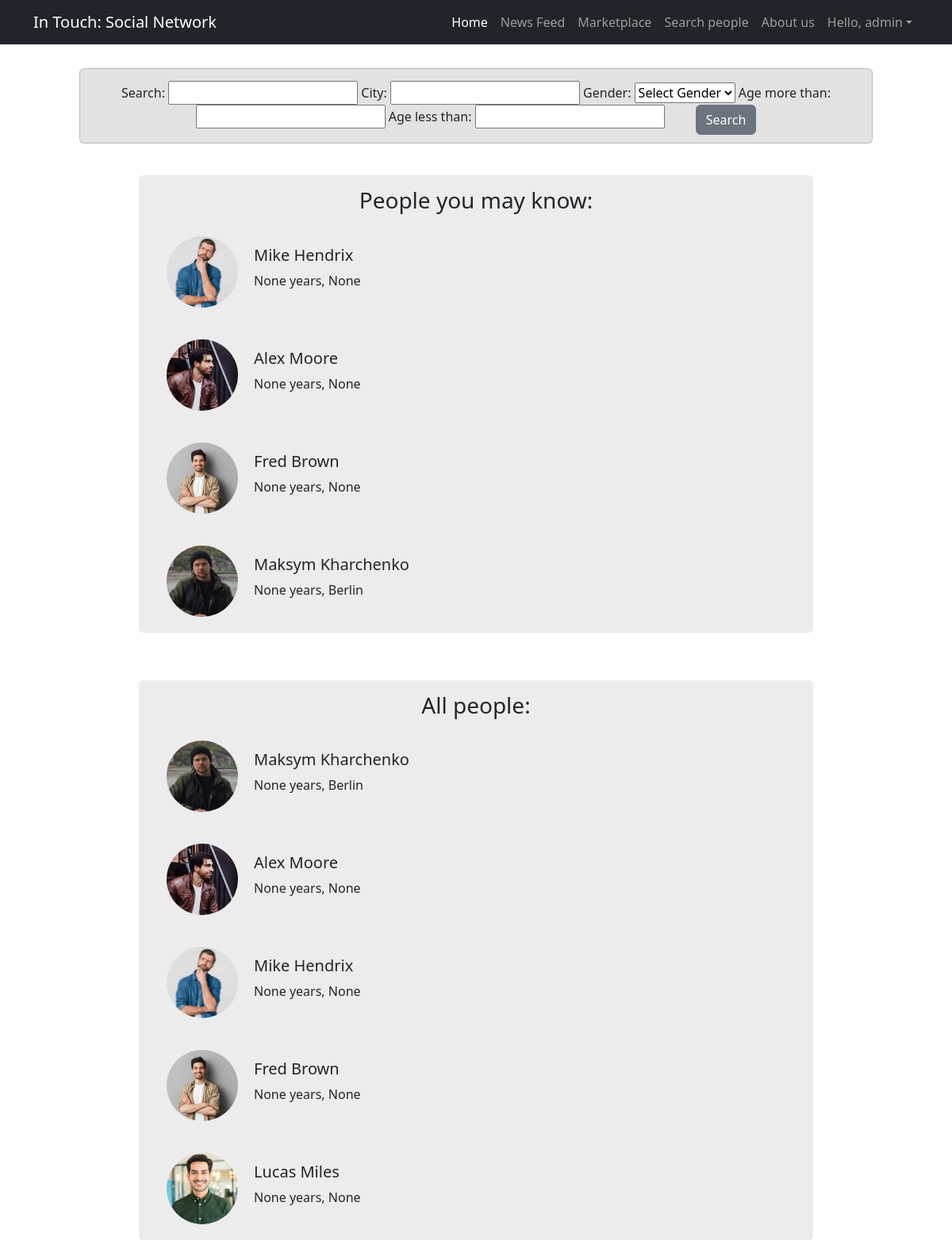
The page /search/ (signed in) on the database as committed earlier.
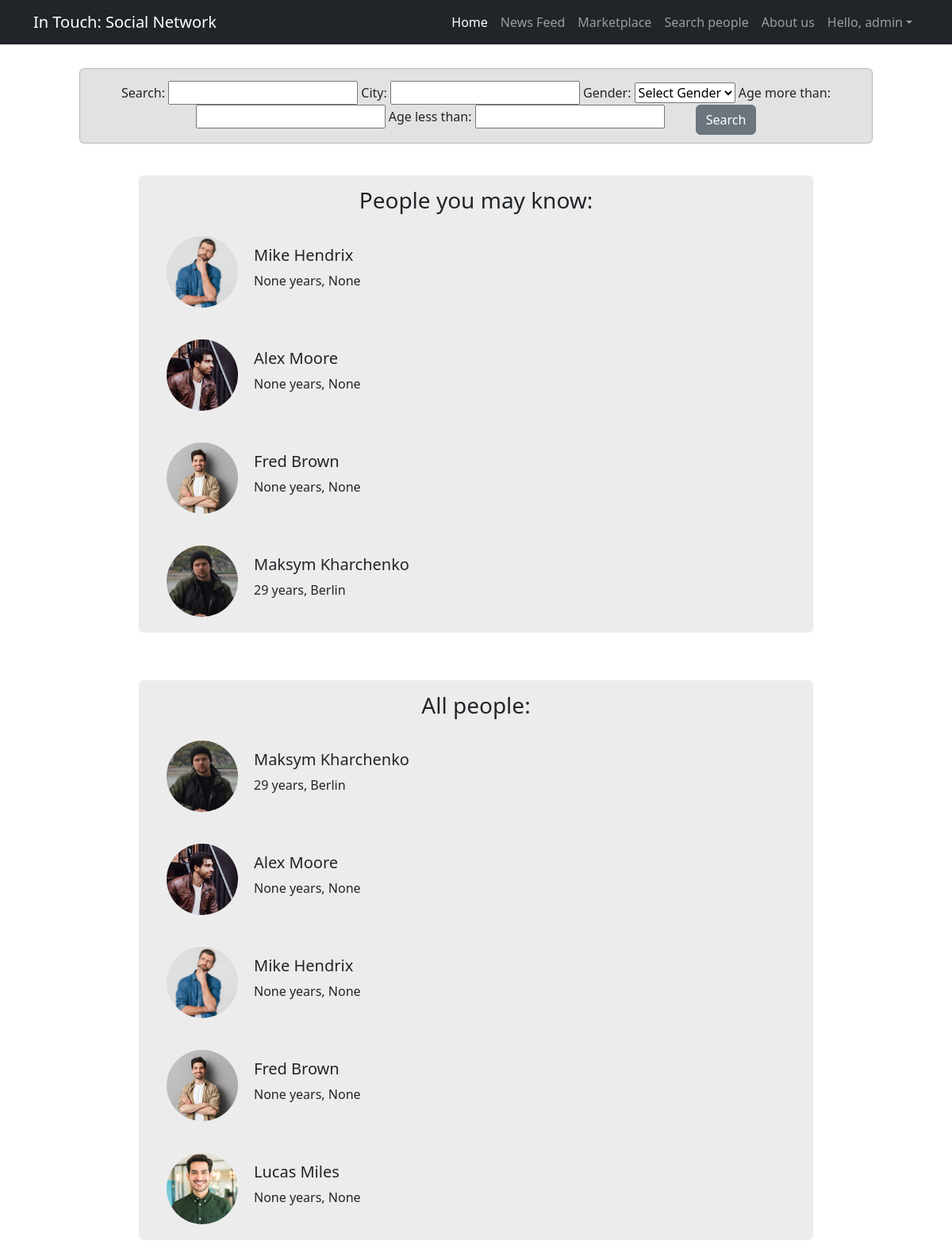
The same page on the database as committed later.
### user/models.py (models this page shows, shortened)
class UserProfile(models.Model):
    GENDER_CHOICES = [
        ('MALE', 'Male'),
        ('FEMALE', 'Female'),
        ('OTHER', 'Other'),
    ]
    user = models.OneToOneField(User, on_delete=models.CASCADE, related_name='userprofile')
    date_of_modified = models.DateTimeField(auto_now=True, blank=True)
    date_of_birth = models.DateField(blank=True, null=True)
    gender = models.CharField(max_length=6, choices=GENDER_CHOICES, blank=True, null=True)
    phone = models.CharField(max_length=15, blank=True, null=True)
    location = models.CharField(max_length=100, blank=True, null=True)
    image = models.ImageField(upload_to='user_images/', blank=True, null=True, default='user_images/dummy-profile-picture.png')
    description = models.CharField(max_length=300, blank=True, null=True)
    background_image = models.ImageField(upload_to='background_images/', blank=True, null=True, default='background_images/dummy_background_img.jpg')
    def age(self):
        if self.date_of_birth:
            today = datetime.today().date()
            dob = self.date_of_birth
            age = today.year - dob.year
            return age
        else:
            return None

### search/views.py (the view, shortened to what this page needs)
# urls.py: path('', views.search, name='search'),
def search(request):
    form = SearchForm(request.POST or None)
    profile = UserProfile.objects.get(user=request.user)
    all_profiles = UserProfile.objects.all()
    sorted_profiles_list = []
    for profile_item in all_profiles:
        if profile_item == profile:
            pass
        else:
            sorted_profiles_list.append(profile_item)
    if request.method == "GET":
        searched = False
        recommended_profiles = random.sample(sorted_profiles_list, 4)
        return render(request, 'search/search.html', {'recommended_profiles': recommended_profiles, 'sorted_profiles_list': sorted_profiles_list,'form': form, 'searched': searched})

### search/forms.py
class SearchForm(forms.Form):
    GENDER_CHOICES = (
        ('', 'Select Gender'),
        ('MALE', 'Male'),
        ('FEMALE', 'Female'),
    )
    search = forms.CharField(required=False)
    city = forms.CharField(required=False)
    gender = forms.ChoiceField(choices=GENDER_CHOICES, widget=forms.Select, required=False)
    age_more_than = forms.IntegerField(required=False)
    age_less_than = forms.IntegerField(required=False)

### marketplace/cart.py (called while the page is built)
    def __len__(self):
        return sum(self.cart.values())

### marketplace/context_processor.py (called while the page is built)
def cart(request):
    return {'cart': Cart(request)}

### templates/search/search.html (shortened to what this page needs)
{% extends "base.html" %}
{% block content %}
    <div style="margin: 30px 100px 5px 100px; text-align: center; padding: 15px 0 10px 0; background-color: rgb(226, 226, 226);" class="card">
        <form method="post" style="display: inline-block; vertical-align: top;">
            {% for field in form %}
            {{ field.label_tag }}
            {{ field }}
            {% endfor %}
            <button type="submit" class="btn btn-secondary" style="vertical-align: top; margin-left: 35px;">Search</button>
        </form>
    </div>
    {% if searched %}
        <div style="display: flex; justify-content: center; align-items: center; margin-top: 20px;">
            <div class="card" style="text-align: center; width: 850px; margin-bottom: 20px; margin-top: 20px; border: none; background-color: rgb(236, 236, 236);">
                <h3 style="margin-top: 15px;">Search result:</h3>
                {% for profile in search_res %}
                <div class="inner-card" style="margin: 0 0 0 15px; display: flex; border-radius: 3%;">
                    <div>
                        <a href="{% url 'user:my_user_profile' profile.user.id  %}">
                            <img src="{{profile.image.url}}" alt="photo" width="90" height="90" style="border-radius: 50%; margin: 20px;">
                        </a>
                    </div>
                    <div style="text-align: left; margin-top: 32px">
                        <a href="{% url 'user:my_user_profile' profile.user.id  %}" style="text-decoration: none; color: inherit;">
                            <h5>{{ profile.user.first_name }} {{ profile.user.last_name }}</h5>
                        </a>
                        <p>{{ profile.age }} years, {{ profile.location }}</p>
                    </div>
                </div>
                {% endfor %}
            </div>
        </div>
    {% else %}
        <div style="display: flex; justify-content: center; align-items: center; margin-top: 20px;">
            <div class="card" style="text-align: center; width: 850px; margin-bottom: 20px; margin-top: 20px; border: none; background-color: rgb(236, 236, 236);">
                <h3 style="margin-top: 15px;">People you may know:</h3>
                {% for recommended_profile in recommended_profiles %}
                <div class="inner-card" style="margin: 0 0 0 15px; display: flex; border-radius: 3%;">
                    <div>
                        <a href="{% url 'user:my_user_profile' recommended_profile.user.id  %}">
                            <img src="{{recommended_profile.image.url}}" alt="photo" width="90" height="90" style="border-radius: 50%; margin: 20px;">
                        </a>
                    </div>
                    <div style="text-align: left; margin-top: 32px">
                        <a href="{% url 'user:my_user_profile' recommended_profile.user.id  %}" style="text-decoration: none; color: inherit;">
                            <h5>{{ recommended_profile.user.first_name }} {{ recommended_profile.user.last_name }}</h5>
                        </a>
                        <p>{{ recommended_profile.age }} years, {{ recommended_profile.location }}</p>
                    </div>
                </div>
                {% endfor %}
            </div>
        </div>
        <div style="display: flex; justify-content: center; align-items: center; margin-top: 20px;">
            <div class="card" style="text-align: center; width: 850px; margin-bottom: 20px; margin-top: 20px; border: none; background-color: rgb(236, 236, 236);">
                <h3 style="margin-top: 15px;">All people:</h3>
                {% for profile in sorted_profiles_list %}
                <div class="inner-card" style="margin: 0 0 0 15px; display: flex; border-radius: 3%;">
                    <div>
                        <a href="{% url 'user:my_user_profile' profile.user.id  %}">
                            <img src="{{profile.image.url}}" alt="photo" width="90" height="90" style="border-radius: 50%; margin: 20px;">
                        </a>
                    </div>
                    <div style="text-align: left; margin-top: 32px">
                        <a href="{% url 'user:my_user_profile' profile.user.id  %}" style="text-decoration: none; color: inherit;">
                            <h5>{{ profile.user.first_name }} {{ profile.user.last_name }}</h5>
                        </a>
                        <p>{{ profile.age }} years, {{ profile.location }}</p>
                    </div>
                </div>
                {% endfor %}
            </div>
        </div>
    {% endif %}
{% endblock %}

### templates/base.html (shortened to what this page needs)
<!DOCTYPE html>
{% load static %}
{% load humanize %}
<html lang="en">
    <head>
        <link href="{% static 'css/styles.css' %}" rel="stylesheet" />
        <link rel="stylesheet" href="https://cdnjs.cloudflare.com/ajax/libs/font-awesome/6.5.2/css/all.min.css" />
    </head>
    <body>
        <nav class="navbar navbar-expand-lg navbar-dark bg-dark">
            <div class="container">
                <a class="navbar-brand" href="{% url 'main:home' %}">In Touch: Social Network</a>
                <div class="collapse navbar-collapse" id="navbarSupportedContent">
                    <ul class="navbar-nav ms-auto mb-2 mb-lg-0">
                        <li class="nav-item"><a class="nav-link active" aria-current="page" href="#">Home</a></li>
                        <li class="nav-item"><a class="nav-link" href="{% url 'feed:news_feed' %}">News Feed</a></li>
                        <li class="nav-item"><a class="nav-link" href="{% url 'marketplace:marketplace_page' %}">Marketplace</a></li>
                        <li class="nav-item"><a class="nav-link" href="{% url 'search:search' %}">Search people</a></li>
                        <li class="nav-item"><a class="nav-link" href="#">About us</a></li>
                        {% if user.is_authenticated %}
                        <li class="nav-item dropdown">
                            <a class="nav-link dropdown-toggle" id="navbarDropdown" href="#" role="button" data-bs-toggle="dropdown" aria-expanded="false">Hello, {{ user.username }}</a>
                        </li>
                        {% else %}
                        <li class="nav-item"><a class="nav-link" href="{% url 'user:login' %}">Sign In</a></li>
                        <li class="nav-item"><a class="nav-link" href="{% url 'user:registration' %}">Sign Up</a></li>
                        {% endif %}
                    </ul>
                </div>
            </div>
        </nav>
        {% block content %}
        {% endblock %}
    </body>
</html>

Rows that differ between the two databases and show on the page:
changed UserProfile "Berlin": age "None" → "29"
